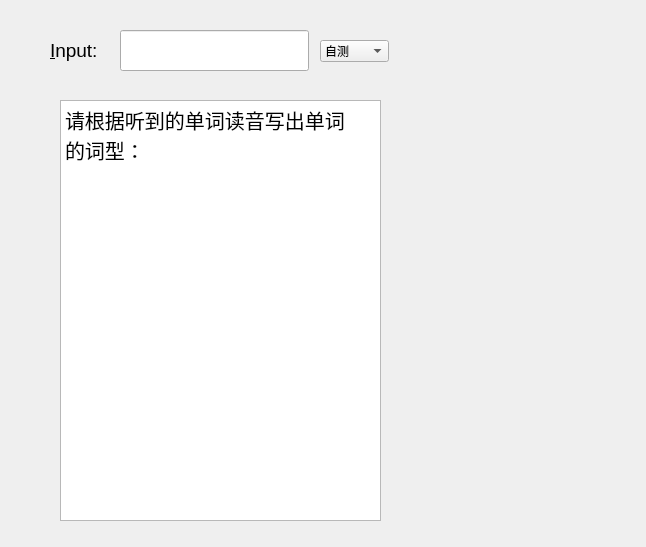
<?xml version="1.0" encoding="UTF-8"?>
<ui version="4.0">
 <class>wordInput</class>
 <widget class="QWidget" name="wordInput">
  <property name="geometry">
   <rect>
    <x>0</x>
    <y>0</y>
    <width>646</width>
    <height>547</height>
   </rect>
  </property>
  <property name="windowTitle">
   <string>WordInput</string>
  </property>
  <widget class="QLabel" name="label">
   <property name="geometry">
    <rect>
     <x>50</x>
     <y>30</y>
     <width>60</width>
     <height>41</height>
    </rect>
   </property>
   <property name="font">
    <font>
     <pointsize>14</pointsize>
    </font>
   </property>
   <property name="text">
    <string>&amp;Input: </string>
   </property>
   <property name="buddy">
    <cstring>lineEdit</cstring>
   </property>
  </widget>
  <widget class="QLineEdit" name="lineEdit">
   <property name="geometry">
    <rect>
     <x>120</x>
     <y>30</y>
     <width>189</width>
     <height>41</height>
    </rect>
   </property>
   <property name="font">
    <font>
     <pointsize>15</pointsize>
    </font>
   </property>
   <property name="text">
    <string/>
   </property>
  </widget>
  <widget class="QStackedWidget" name="stackedWidget">
   <property name="geometry">
    <rect>
     <x>50</x>
     <y>80</y>
     <width>331</width>
     <height>441</height>
    </rect>
   </property>
   <property name="currentIndex">
    <number>2</number>
   </property>
   <widget class="QWidget" name="page">
    <widget class="QTextEdit" name="textEdit">
     <property name="geometry">
      <rect>
       <x>0</x>
       <y>10</y>
       <width>331</width>
       <height>441</height>
      </rect>
     </property>
     <property name="font">
      <font>
       <pointsize>15</pointsize>
      </font>
     </property>
    </widget>
   </widget>
   <widget class="QWidget" name="page_2">
    <widget class="QTextEdit" name="textEdit_2">
     <property name="geometry">
      <rect>
       <x>0</x>
       <y>10</y>
       <width>331</width>
       <height>441</height>
      </rect>
     </property>
     <property name="font">
      <font>
       <pointsize>15</pointsize>
      </font>
     </property>
     <property name="html">
      <string>&lt;!DOCTYPE HTML PUBLIC &quot;-//W3C//DTD HTML 4.0//EN&quot; &quot;http://www.w3.org/TR/REC-html40/strict.dtd&quot;&gt;
&lt;html&gt;&lt;head&gt;&lt;meta name=&quot;qrichtext&quot; content=&quot;1&quot; /&gt;&lt;style type=&quot;text/css&quot;&gt;
p, li { white-space: pre-wrap; }
&lt;/style&gt;&lt;/head&gt;&lt;body style=&quot; font-family:'SimSun'; font-size:15pt; font-weight:400; font-style:normal;&quot;&gt;
&lt;p style=&quot; margin-top:0px; margin-bottom:0px; margin-left:0px; margin-right:0px; -qt-block-indent:0; text-indent:0px;&quot;&gt;请输入要查询的规则动词的不定式，&lt;/p&gt;
&lt;p style=&quot; margin-top:0px; margin-bottom:0px; margin-left:0px; margin-right:0px; -qt-block-indent:0; text-indent:0px;&quot;&gt;然后按Enter键确认&lt;/p&gt;&lt;/body&gt;&lt;/html&gt;</string>
     </property>
    </widget>
   </widget>
   <widget class="QWidget" name="page_3">
    <widget class="QTextEdit" name="textEdit_3">
     <property name="geometry">
      <rect>
       <x>10</x>
       <y>20</y>
       <width>321</width>
       <height>421</height>
      </rect>
     </property>
     <property name="font">
      <font>
       <pointsize>15</pointsize>
      </font>
     </property>
     <property name="html">
      <string>&lt;!DOCTYPE HTML PUBLIC &quot;-//W3C//DTD HTML 4.0//EN&quot; &quot;http://www.w3.org/TR/REC-html40/strict.dtd&quot;&gt;
&lt;html&gt;&lt;head&gt;&lt;meta name=&quot;qrichtext&quot; content=&quot;1&quot; /&gt;&lt;style type=&quot;text/css&quot;&gt;
p, li { white-space: pre-wrap; }
&lt;/style&gt;&lt;/head&gt;&lt;body style=&quot; font-family:'SimSun'; font-size:15pt; font-weight:400; font-style:normal;&quot;&gt;
&lt;p style=&quot; margin-top:0px; margin-bottom:0px; margin-left:0px; margin-right:0px; -qt-block-indent:0; text-indent:0px;&quot;&gt;请根据听到的单词读音写出单词&lt;/p&gt;
&lt;p style=&quot; margin-top:0px; margin-bottom:0px; margin-left:0px; margin-right:0px; -qt-block-indent:0; text-indent:0px;&quot;&gt;的词型：&lt;/p&gt;&lt;/body&gt;&lt;/html&gt;</string>
     </property>
    </widget>
   </widget>
  </widget>
  <widget class="QComboBox" name="comboBox">
   <property name="geometry">
    <rect>
     <x>320</x>
     <y>40</y>
     <width>69</width>
     <height>22</height>
    </rect>
   </property>
   <item>
    <property name="text">
     <string>自测</string>
    </property>
   </item>
   <item>
    <property name="text">
     <string>查词</string>
    </property>
   </item>
   <item>
    <property name="text">
     <string>听写</string>
    </property>
   </item>
  </widget>
 </widget>
 <tabstops>
  <tabstop>comboBox</tabstop>
  <tabstop>textEdit</tabstop>
  <tabstop>lineEdit</tabstop>
  <tabstop>textEdit_2</tabstop>
  <tabstop>textEdit_3</tabstop>
 </tabstops>
 <resources/>
 <connections/>
</ui>
